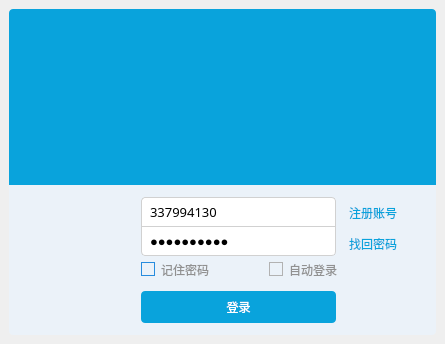
<?xml version="1.0" encoding="UTF-8"?>
<ui version="4.0">
 <class>LoginForm</class>
 <widget class="QWidget" name="LoginForm">
  <property name="geometry">
   <rect>
    <x>0</x>
    <y>0</y>
    <width>445</width>
    <height>344</height>
   </rect>
  </property>
  <property name="windowTitle">
   <string>登陆QQ</string>
  </property>
  <property name="windowIcon">
   <iconset resource="../../rs/rs.qrc">
    <normaloff>:/sys/qlogo.png</normaloff>:/sys/qlogo.png</iconset>
  </property>
  <property name="styleSheet">
   <string notr="true">*{
	font: 75 9pt &quot;微软雅黑&quot;;
}

#LoginForm{
	
	
}

#login_main_widget{
	
	background-color: rgb(255, 170, 127,0);
	border-image: url(:/sys/back.png) 5;
}

#login_top_widget{
	background-color: #09A3DC;
	border-top-left-radius:4px;
	border-top-right-radius:4px;
}


#login_top_widget QLabel{
	border-top-left-radius:4px;
	border-top-right-radius:4px;
}


/*登录信息填写部分总容器*/
#login_con_widget{
	 
	background-color: #EBF2F9;	
	border-bottom-left-radius:4px;
	border-bottom-right-radius:4px;
}

/*输入框基本样式*/
#login_con_widget QLineEdit{
	
	border:1px solid rgb(209,209,209);
	height:28px;
	font-size:10pt;
	padding-left:6px;
	padding-right:6px;
	
}

/*输入框悬停样式*/
#login_con_widget QLineEdit:hover{
	
	border:1px solid rgb(21,131,221)
	
}

/*用户名输入框样式*/
#login_con_widget QLineEdit#lineEdit_un{
	border-top-left-radius:4px;
	border-top-right-radius:4px;
	
}

/*密码输入框基本样式*/
#login_con_widget QLineEdit#lineEdit_pass{
	border-top-width:0px;
	border-bottom-left-radius:4px;
	border-bottom-right-radius:4px;
	background-image: url(:/sys/img/keyborad.png);
	background-repeat:no;
	background-position:right center;
	background-origin: content;
   
}

/*密码输入框在悬停时显示*/
#login_con_widget QLineEdit#lineEdit_pass:hover{
	border-top-width:1px;
}


/*标签基本样式*/
#login_con_widget QLabel{

	color: #09A3DC;
}

/*标签悬停*/
#login_con_widget QLabel:hover{
	color: rgba(9, 163, 220 ,120);
}

/*复选框文字基本样式*/
#login_con_widget QCheckBox{
	color:rgb(145, 145, 145);
}

/*复选框方框部分基本样式*/
#login_con_widget QCheckBox:indicator {
	border:1px solid #B2B2B2;
}

/*复选框方框部分选中样式*/
#login_con_widget QCheckBox:indicator:checked {
	border:1px solid #278CDE;
	background-image: url(:/sys/img/check.png);
}

/*复选框方框部分悬停*/
#login_con_widget QCheckBox:indicator:hover {
	 border:1px solid #278CDE;
}


/*定义头像样式*/
#label_touxiang{
	border-radius:4px;	
	border-image: url(:/sys/img/sf.jpg) 1;
	
}

/*登录按钮样式*/
#pushButton_login{
	border-radius:4px;
	border:none;
	background-color: #09A3DC;
	color:#fff;
}

/*登录按钮鼠标悬停样式*/
#pushButton_login:hover{
	background-color:rgb(60,195,245);
}
</string>
  </property>
  <layout class="QVBoxLayout" name="verticalLayout">
   <property name="spacing">
    <number>0</number>
   </property>
   <property name="leftMargin">
    <number>6</number>
   </property>
   <property name="topMargin">
    <number>6</number>
   </property>
   <property name="rightMargin">
    <number>6</number>
   </property>
   <property name="bottomMargin">
    <number>6</number>
   </property>
   <item>
    <widget class="QWidget" name="login_main_widget" native="true">
     <property name="minimumSize">
      <size>
       <width>433</width>
       <height>332</height>
      </size>
     </property>
     <property name="maximumSize">
      <size>
       <width>433</width>
       <height>332</height>
      </size>
     </property>
     <property name="styleSheet">
      <string notr="true"/>
     </property>
     <layout class="QVBoxLayout" name="verticalLayout_2">
      <property name="spacing">
       <number>0</number>
      </property>
      <property name="leftMargin">
       <number>3</number>
      </property>
      <property name="topMargin">
       <number>3</number>
      </property>
      <property name="rightMargin">
       <number>3</number>
      </property>
      <property name="bottomMargin">
       <number>3</number>
      </property>
      <item>
       <widget class="QWidget" name="login_top_widget" native="true">
        <layout class="QHBoxLayout" name="horizontalLayout">
         <property name="spacing">
          <number>0</number>
         </property>
         <property name="leftMargin">
          <number>0</number>
         </property>
         <property name="topMargin">
          <number>0</number>
         </property>
         <property name="rightMargin">
          <number>0</number>
         </property>
         <property name="bottomMargin">
          <number>0</number>
         </property>
         <item>
          <widget class="QLabel" name="label">
           <property name="text">
            <string/>
           </property>
           <property name="pixmap">
            <pixmap resource="../../rs/rs.qrc">:/sys/img/top.png</pixmap>
           </property>
           <property name="scaledContents">
            <bool>true</bool>
           </property>
          </widget>
         </item>
        </layout>
       </widget>
      </item>
      <item>
       <widget class="QWidget" name="login_con_widget" native="true">
        <property name="minimumSize">
         <size>
          <width>0</width>
          <height>150</height>
         </size>
        </property>
        <property name="maximumSize">
         <size>
          <width>16777215</width>
          <height>150</height>
         </size>
        </property>
        <widget class="QPushButton" name="pushButton_login">
         <property name="geometry">
          <rect>
           <x>132</x>
           <y>106</y>
           <width>195</width>
           <height>32</height>
          </rect>
         </property>
         <property name="minimumSize">
          <size>
           <width>195</width>
           <height>32</height>
          </size>
         </property>
         <property name="text">
          <string>登录</string>
         </property>
        </widget>
        <widget class="QLineEdit" name="lineEdit_pass">
         <property name="geometry">
          <rect>
           <x>132</x>
           <y>42</y>
           <width>195</width>
           <height>29</height>
          </rect>
         </property>
         <property name="font">
          <font>
           <family>微软雅黑</family>
           <pointsize>10</pointsize>
           <weight>9</weight>
           <italic>false</italic>
           <bold>false</bold>
          </font>
         </property>
         <property name="text">
          <string>it's pass?</string>
         </property>
         <property name="echoMode">
          <enum>QLineEdit::Password</enum>
         </property>
        </widget>
        <widget class="QCheckBox" name="checkBox_2">
         <property name="geometry">
          <rect>
           <x>260</x>
           <y>74</y>
           <width>71</width>
           <height>21</height>
          </rect>
         </property>
         <property name="text">
          <string>自动登录</string>
         </property>
        </widget>
        <widget class="QLineEdit" name="lineEdit_un">
         <property name="geometry">
          <rect>
           <x>132</x>
           <y>12</y>
           <width>195</width>
           <height>30</height>
          </rect>
         </property>
         <property name="font">
          <font>
           <family>微软雅黑</family>
           <pointsize>10</pointsize>
           <weight>9</weight>
           <italic>false</italic>
           <bold>false</bold>
          </font>
         </property>
         <property name="text">
          <string>337994130</string>
         </property>
        </widget>
        <widget class="QLabel" name="label_touxiang">
         <property name="geometry">
          <rect>
           <x>40</x>
           <y>12</y>
           <width>80</width>
           <height>80</height>
          </rect>
         </property>
         <property name="minimumSize">
          <size>
           <width>80</width>
           <height>80</height>
          </size>
         </property>
         <property name="maximumSize">
          <size>
           <width>80</width>
           <height>80</height>
          </size>
         </property>
         <property name="text">
          <string/>
         </property>
         <property name="scaledContents">
          <bool>true</bool>
         </property>
        </widget>
        <widget class="QCheckBox" name="checkBox">
         <property name="geometry">
          <rect>
           <x>132</x>
           <y>74</y>
           <width>71</width>
           <height>21</height>
          </rect>
         </property>
         <property name="text">
          <string>记住密码</string>
         </property>
         <property name="checked">
          <bool>true</bool>
         </property>
        </widget>
        <widget class="QLabel" name="label_1">
         <property name="geometry">
          <rect>
           <x>340</x>
           <y>18</y>
           <width>48</width>
           <height>20</height>
          </rect>
         </property>
         <property name="text">
          <string>注册账号</string>
         </property>
        </widget>
        <widget class="QLabel" name="label_2">
         <property name="geometry">
          <rect>
           <x>340</x>
           <y>50</y>
           <width>48</width>
           <height>17</height>
          </rect>
         </property>
         <property name="text">
          <string>找回密码</string>
         </property>
        </widget>
       </widget>
      </item>
     </layout>
    </widget>
   </item>
  </layout>
 </widget>
 <resources>
  <include location="../../rs/rs.qrc"/>
 </resources>
 <connections/>
</ui>
